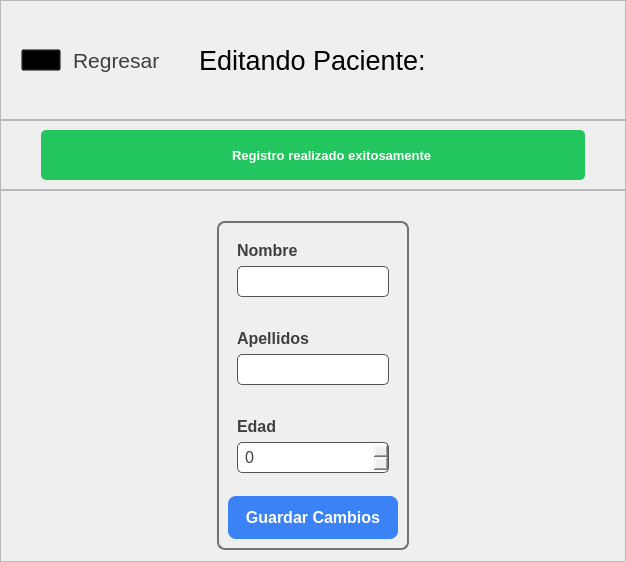
            <widget class="QWidget" name="pagEditarPaciente">
             <layout class="QVBoxLayout" name="verticalLayout_36">
              <property name="spacing">
               <number>0</number>
              </property>
              <property name="leftMargin">
               <number>0</number>
              </property>
              <property name="topMargin">
               <number>0</number>
              </property>
              <property name="rightMargin">
               <number>0</number>
              </property>
              <property name="bottomMargin">
               <number>0</number>
              </property>
              <item alignment="Qt::AlignTop">
               <widget class="QFrame" name="frame_50">
                <property name="sizePolicy">
                 <sizepolicy hsizetype="Preferred" vsizetype="Expanding">
                  <horstretch>0</horstretch>
                  <verstretch>0</verstretch>
                 </sizepolicy>
                </property>
                <property name="minimumSize">
                 <size>
                  <width>0</width>
                  <height>120</height>
                 </size>
                </property>
                <property name="frameShape">
                 <enum>QFrame::StyledPanel</enum>
                </property>
                <property name="frameShadow">
                 <enum>QFrame::Raised</enum>
                </property>
                <layout class="QHBoxLayout" name="horizontalLayout_24">
                 <property name="spacing">
                  <number>12</number>
                 </property>
                 <property name="leftMargin">
                  <number>20</number>
                 </property>
                 <property name="topMargin">
                  <number>20</number>
                 </property>
                 <property name="rightMargin">
                  <number>20</number>
                 </property>
                 <property name="bottomMargin">
                  <number>20</number>
                 </property>
                 <item alignment="Qt::AlignLeft">
                  <widget class="QPushButton" name="btnRegresarAgPacientes">
                   <property name="cursor">
                    <cursorShape>PointingHandCursor</cursorShape>
                   </property>
                   <property name="styleSheet">
                    <string notr="true">QPushButton{
	background-color: transparent;
}</string>
                   </property>
                   <property name="text">
                    <string/>
                   </property>
                   <property name="icon">
                    <iconset>
                     <normaloff>img/back.svg</normaloff>img/back.svg</iconset>
                   </property>
                   <property name="iconSize">
                    <size>
                     <width>30</width>
                     <height>30</height>
                    </size>
                   </property>
                  </widget>
                 </item>
                 <item>
                  <widget class="QLabel" name="lblRegresarAgPacientes">
                   <property name="sizePolicy">
                    <sizepolicy hsizetype="Preferred" vsizetype="Expanding">
                     <horstretch>0</horstretch>
                     <verstretch>0</verstretch>
                    </sizepolicy>
                   </property>
                   <property name="font">
                    <font>
                     <family>Arial</family>
                     <pointsize>16</pointsize>
                    </font>
                   </property>
                   <property name="cursor">
                    <cursorShape>PointingHandCursor</cursorShape>
                   </property>
                   <property name="styleSheet">
                    <string notr="true">QLabel{
	color: #3E3E3E;
}</string>
                   </property>
                   <property name="text">
                    <string>Regresar</string>
                   </property>
                  </widget>
                 </item>
                 <item>
                  <widget class="QLabel" name="label_25">
                   <property name="font">
                    <font>
                     <family>Arial</family>
                     <pointsize>20</pointsize>
                    </font>
                   </property>
                   <property name="styleSheet">
                    <string notr="true">QLabel{
	margin-left: 20px;
}</string>
                   </property>
                   <property name="text">
                    <string>Editando Paciente: </string>
                   </property>
                  </widget>
                 </item>
                 <item>
                  <widget class="QLabel" name="lblEditarPacienteActual">
                   <property name="font">
                    <font>
                     <family>Arial</family>
                     <pointsize>20</pointsize>
                    </font>
                   </property>
                   <property name="text">
                    <string/>
                   </property>
                  </widget>
                 </item>
                 <item>
                  <spacer name="horizontalSpacer_23">
                   <property name="orientation">
                    <enum>Qt::Horizontal</enum>
                   </property>
                   <property name="sizeHint" stdset="0">
                    <size>
                     <width>40</width>
                     <height>20</height>
                    </size>
                   </property>
                  </spacer>
                 </item>
                </layout>
               </widget>
              </item>
              <item alignment="Qt::AlignTop">
               <widget class="QFrame" name="frame_51">
                <property name="minimumSize">
                 <size>
                  <width>0</width>
                  <height>70</height>
                 </size>
                </property>
                <property name="maximumSize">
                 <size>
                  <width>16777215</width>
                  <height>264</height>
                 </size>
                </property>
                <property name="frameShape">
                 <enum>QFrame::StyledPanel</enum>
                </property>
                <property name="frameShadow">
                 <enum>QFrame::Raised</enum>
                </property>
                <layout class="QHBoxLayout" name="horizontalLayout_25">
                 <property name="leftMargin">
                  <number>40</number>
                 </property>
                 <property name="rightMargin">
                  <number>40</number>
                 </property>
                 <item>
                  <widget class="QFrame" name="lblEditarPaciente">
                   <property name="styleSheet">
                    <string notr="true">QFrame{
	background-color: #22c55e;
	border-radius: 5px;
}</string>
                   </property>
                   <property name="frameShape">
                    <enum>QFrame::StyledPanel</enum>
                   </property>
                   <property name="frameShadow">
                    <enum>QFrame::Raised</enum>
                   </property>
                   <layout class="QHBoxLayout" name="horizontalLayout_26">
                    <item>
                     <spacer name="horizontalSpacer_24">
                      <property name="orientation">
                       <enum>Qt::Horizontal</enum>
                      </property>
                      <property name="sizeHint" stdset="0">
                       <size>
                        <width>40</width>
                        <height>20</height>
                       </size>
                      </property>
                     </spacer>
                    </item>
                    <item>
                     <widget class="QPushButton" name="lblIconoEditarPaciente">
                      <property name="minimumSize">
                       <size>
                        <width>30</width>
                        <height>30</height>
                       </size>
                      </property>
                      <property name="styleSheet">
                       <string notr="true">QPushButton{
	background-color: transparent;
	border: none;
}</string>
                      </property>
                      <property name="text">
                       <string/>
                      </property>
                      <property name="icon">
                       <iconset>
                        <normaloff>img/check.svg</normaloff>img/check.svg</iconset>
                      </property>
                      <property name="iconSize">
                       <size>
                        <width>30</width>
                        <height>30</height>
                       </size>
                      </property>
                     </widget>
                    </item>
                    <item>
                     <widget class="QLabel" name="lblMsjEditarPaciente">
                      <property name="font">
                       <font>
                        <family>Arial</family>
                        <pointsize>10</pointsize>
                        <weight>75</weight>
                        <bold>true</bold>
                       </font>
                      </property>
                      <property name="styleSheet">
                       <string notr="true">QLabel{
	color: #fff;
}</string>
                      </property>
                      <property name="text">
                       <string>Registro realizado exitosamente</string>
                      </property>
                     </widget>
                    </item>
                    <item>
                     <spacer name="horizontalSpacer_25">
                      <property name="orientation">
                       <enum>Qt::Horizontal</enum>
                      </property>
                      <property name="sizeHint" stdset="0">
                       <size>
                        <width>40</width>
                        <height>20</height>
                       </size>
                      </property>
                     </spacer>
                    </item>
                   </layout>
                  </widget>
                 </item>
                </layout>
               </widget>
              </item>
              <item>
               <widget class="QFrame" name="frame_45">
                <property name="sizePolicy">
                 <sizepolicy hsizetype="Preferred" vsizetype="Expanding">
                  <horstretch>0</horstretch>
                  <verstretch>0</verstretch>
                 </sizepolicy>
                </property>
                <property name="frameShape">
                 <enum>QFrame::StyledPanel</enum>
                </property>
                <property name="frameShadow">
                 <enum>QFrame::Raised</enum>
                </property>
                <layout class="QGridLayout" name="gridLayout_15">
                 <property name="topMargin">
                  <number>30</number>
                 </property>
                 <item row="0" column="0">
                  <spacer name="horizontalSpacer_21">
                   <property name="orientation">
                    <enum>Qt::Horizontal</enum>
                   </property>
                   <property name="sizeHint" stdset="0">
                    <size>
                     <width>207</width>
                     <height>20</height>
                    </size>
                   </property>
                  </spacer>
                 </item>
                 <item row="0" column="1">
                  <widget class="QFrame" name="frame_46">
                   <property name="sizePolicy">
                    <sizepolicy hsizetype="Preferred" vsizetype="Preferred">
                     <horstretch>0</horstretch>
                     <verstretch>0</verstretch>
                    </sizepolicy>
                   </property>
                   <property name="minimumSize">
                    <size>
                     <width>0</width>
                     <height>0</height>
                    </size>
                   </property>
                   <property name="sizeIncrement">
                    <size>
                     <width>0</width>
                     <height>0</height>
                    </size>
                   </property>
                   <property name="styleSheet">
                    <string notr="true">QFrame{
	border: 2px solid #737373;
	border-radius: 8px;
}</string>
                   </property>
                   <property name="frameShape">
                    <enum>QFrame::StyledPanel</enum>
                   </property>
                   <property name="frameShadow">
                    <enum>QFrame::Raised</enum>
                   </property>
                   <layout class="QVBoxLayout" name="verticalLayout_32">
                    <property name="spacing">
                     <number>14</number>
                    </property>
                    <item alignment="Qt::AlignTop">
                     <widget class="QFrame" name="frame_47">
                      <property name="styleSheet">
                       <string notr="true">QFrame{
	border: none;
}</string>
                      </property>
                      <property name="frameShape">
                       <enum>QFrame::StyledPanel</enum>
                      </property>
                      <property name="frameShadow">
                       <enum>QFrame::Raised</enum>
                      </property>
                      <layout class="QVBoxLayout" name="verticalLayout_33">
                       <item alignment="Qt::AlignTop">
                        <widget class="QLabel" name="label_22">
                         <property name="font">
                          <font>
                           <family>Arial</family>
                           <pointsize>12</pointsize>
                           <weight>75</weight>
                           <bold>true</bold>
                          </font>
                         </property>
                         <property name="styleSheet">
                          <string notr="true">QLabel{
	color: #404040;
}</string>
                         </property>
                         <property name="text">
                          <string>Nombre</string>
                         </property>
                        </widget>
                       </item>
                       <item>
                        <widget class="QLineEdit" name="inpEditarNombre">
                         <property name="minimumSize">
                          <size>
                           <width>0</width>
                           <height>30</height>
                          </size>
                         </property>
                         <property name="font">
                          <font>
                           <family>Arial</family>
                           <pointsize>12</pointsize>
                          </font>
                         </property>
                         <property name="styleSheet">
                          <string notr="true">QLineEdit{
	padding: 4px;
	border-radius: 5px;
	border: 1px solid #57534e;
	color: #404040;
	padding-left: 5px;
	padding-right: 5px;
}</string>
                         </property>
                         <property name="text">
                          <string/>
                         </property>
                        </widget>
                       </item>
                      </layout>
                     </widget>
                    </item>
                    <item alignment="Qt::AlignTop">
                     <widget class="QFrame" name="frame_48">
                      <property name="styleSheet">
                       <string notr="true">QFrame{
	border: none;
}</string>
                      </property>
                      <property name="frameShape">
                       <enum>QFrame::StyledPanel</enum>
                      </property>
                      <property name="frameShadow">
                       <enum>QFrame::Raised</enum>
                      </property>
                      <layout class="QVBoxLayout" name="verticalLayout_34">
                       <item alignment="Qt::AlignTop">
                        <widget class="QLabel" name="label_23">
                         <property name="font">
                          <font>
                           <family>Arial</family>
                           <pointsize>12</pointsize>
                           <weight>75</weight>
                           <bold>true</bold>
                          </font>
                         </property>
                         <property name="styleSheet">
                          <string notr="true">QLabel{
	color: #404040;
}</string>
                         </property>
                         <property name="text">
                          <string>Apellidos</string>
                         </property>
                        </widget>
                       </item>
                       <item>
                        <widget class="QLineEdit" name="inpEditarApellidos">
                         <property name="minimumSize">
                          <size>
                           <width>0</width>
                           <height>30</height>
                          </size>
                         </property>
                         <property name="font">
                          <font>
                           <family>Arial</family>
                           <pointsize>12</pointsize>
                          </font>
                         </property>
                         <property name="styleSheet">
                          <string notr="true">QLineEdit{
	padding: 4px;
	border-radius: 5px;
	border: 1px solid #57534e;
	color: #404040;
	padding-left: 5px;
	padding-right: 5px;
}</string>
                         </property>
                        </widget>
                       </item>
                      </layout>
                     </widget>
                    </item>
                    <item>
                     <widget class="QFrame" name="frame_49">
                      <property name="styleSheet">
                       <string notr="true">QFrame{
	border: none;
}</string>
                      </property>
                      <property name="frameShape">
                       <enum>QFrame::StyledPanel</enum>
                      </property>
                      <property name="frameShadow">
                       <enum>QFrame::Raised</enum>
                      </property>
                      <layout class="QVBoxLayout" name="verticalLayout_35">
                       <item alignment="Qt::AlignTop">
                        <widget class="QLabel" name="label_24">
                         <property name="font">
                          <font>
                           <family>Arial</family>
                           <pointsize>12</pointsize>
                           <weight>75</weight>
                           <bold>true</bold>
                          </font>
                         </property>
                         <property name="styleSheet">
                          <string notr="true">QLabel{
	color: #404040;
}</string>
                         </property>
                         <property name="text">
                          <string>Edad</string>
                         </property>
                        </widget>
                       </item>
                       <item>
                        <widget class="QSpinBox" name="inpEditarEdad">
                         <property name="font">
                          <font>
                           <family>Arial</family>
                           <pointsize>12</pointsize>
                          </font>
                         </property>
                         <property name="styleSheet">
                          <string notr="true">QSpinBox{
	padding: 4px;
	border-radius: 5px;
	border: 1px solid #57534e;
	color: #404040;
	padding-left: 5px;
	padding-right: 5px;
}</string>
                         </property>
                        </widget>
                       </item>
                      </layout>
                     </widget>
                    </item>
                    <item>
                     <widget class="QPushButton" name="btnEditarPacienteSubmit">
                      <property name="font">
                       <font>
                        <family>Arial</family>
                        <pointsize>12</pointsize>
                        <weight>75</weight>
                        <bold>true</bold>
                       </font>
                      </property>
                      <property name="cursor">
                       <cursorShape>PointingHandCursor</cursorShape>
                      </property>
                      <property name="styleSheet">
                       <string notr="true">QPushButton{
	background-color: #3b82f6;
	padding: 12px;
	border-radius: 8px;
	color: #fff;
}
QPushButton::hover{
	background-color: #2563eb;
}</string>
                      </property>
                      <property name="text">
                       <string>Guardar Cambios</string>
                      </property>
                     </widget>
                    </item>
                   </layout>
                  </widget>
                 </item>
                 <item row="0" column="2">
                  <spacer name="horizontalSpacer_22">
                   <property name="orientation">
                    <enum>Qt::Horizontal</enum>
                   </property>
                   <property name="sizeHint" stdset="0">
                    <size>
                     <width>207</width>
                     <height>20</height>
                    </size>
                   </property>
                  </spacer>
                 </item>
                 <item row="1" column="1">
                  <spacer name="verticalSpacer_6">
                   <property name="orientation">
                    <enum>Qt::Vertical</enum>
                   </property>
                   <property name="sizeHint" stdset="0">
                    <size>
                     <width>20</width>
                     <height>2</height>
                    </size>
                   </property>
                  </spacer>
                 </item>
                </layout>
               </widget>
              </item>
             </layout>
            </widget>
